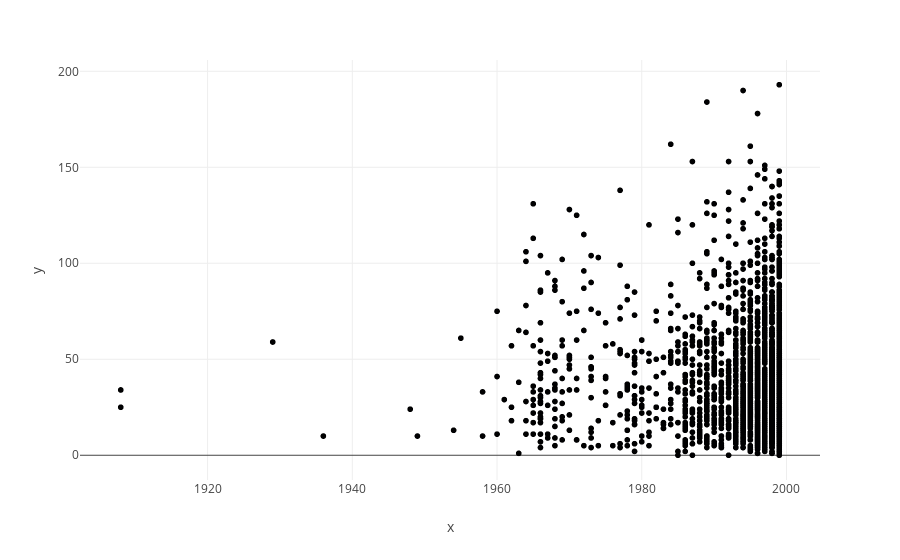

The cell this chart's notebook holds for it:
### Code cell
fig5 = px.scatter(x=df_carsClassic['model_year'], y=df_carsClassic['days_listed'])
fig5.show()

### Figure 1 — Plotly figure (JSON) as saved in the notebook; plotly's stock layout.template omitted (floating-point values rounded to 4 significant figures; data arrays with more than 128 entries replaced by an {"elided": "..."} marker saying what was removed)
{"data": [{"hovertemplate": "x=%{x}<br>y=%{y}<extra></extra>", "legendgroup": "", "marker": {"color": "#000001", "symbol": "circle"}, "mode": "markers", "name": "", "showlegend": false, "type": "scattergl", "x": {"elided": "2451 int values"}, "xaxis": "x", "y": {"elided": "2451 int values"}, "yaxis": "y"}], "layout": {"legend": {"tracegroupgap": 0}, "margin": {"t": 60}, "xaxis": {"anchor": "y", "domain": [0, 1], "title": {"text": "x"}}, "yaxis": {"anchor": "x", "domain": [0, 1], "title": {"text": "y"}}}}
